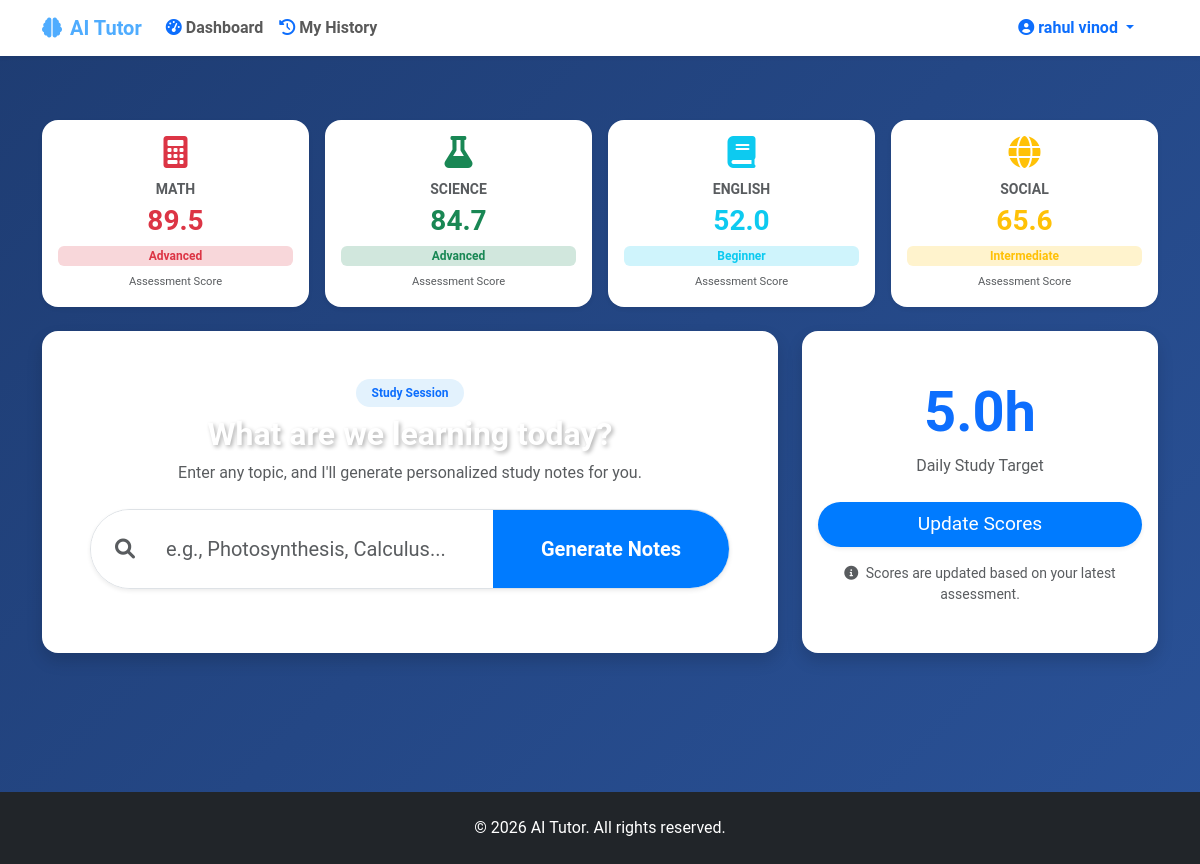
/ (signed in), run on the app's committed database.
### app.py (models this page shows)
class User(UserMixin, db.Model):
    id = db.Column(db.Integer, primary_key=True)
    username = db.Column(db.String(150), unique=True, nullable=False)
    password = db.Column(db.String(150), nullable=False)
    age = db.Column(db.Integer)
    gender = db.Column(db.String(20))
    grade = db.Column(db.Integer)
    parent_occupation = db.Column(db.String(100))

class Assessment(db.Model):
    id = db.Column(db.Integer, primary_key=True)
    user_id = db.Column(db.Integer, db.ForeignKey('user.id'), nullable=False)
    study_time = db.Column(db.Float, nullable=False)
    math_score = db.Column(db.Float, nullable=False)
    science_score = db.Column(db.Float, nullable=False)
    english_score = db.Column(db.Float, nullable=False)
    social_score = db.Column(db.Float, nullable=False)
    raw_math_score = db.Column(db.Float, nullable=True)
    raw_science_score = db.Column(db.Float, nullable=True)
    raw_english_score = db.Column(db.Float, nullable=True)
    raw_social_score = db.Column(db.Float, nullable=True)
    timestamp = db.Column(db.DateTime, default=datetime.utcnow)

### app.py (the view)
@app.route('/')
def index():
    if current_user.is_authenticated:
        latest = Assessment.query.filter_by(user_id=current_user.id).order_by(Assessment.timestamp.desc()).first()
        return render_template('index.html', latest=latest)
    return render_template('index.html')

### app.py (called while the page is built)
@login_manager.user_loader
def load_user(user_id):
    return User.query.get(int(user_id))

### templates/index.html (shortened to what this page needs)
{% extends "base.html" %}
{% block content %}
<div class="container py-5">
    {% if current_user.is_authenticated %}
    {% if not latest %}
    <div class="row justify-content-center text-center py-5">
        <div class="col-md-8">
            <div class="display-4 fw-bold text-primary mb-3">Welcome, {{ current_user.username }}!</div>
            <p class="lead text-muted mb-4">You're just one step away from personalized learning. Complete your first
                proficiency setup to unlock AI-powered study sessions.</p>
            <div class="card shadow-sm border-0 rounded-4 p-5 bg-white">
                <i class="fas fa-rocket fa-4x text-primary mb-4"></i>
                <h3>Ready to start?</h3>
                <p class="text-secondary">Input your current scores so we can tailor notes to your specific level.</p>
                <div class="d-grid gap-2 col-6 mx-auto mt-3">
                    <a href="{{ url_for('update_stats') }}" class="btn btn-primary btn-lg rounded-pill shadow">Get
                        Started</a>
                </div>
            </div>
        </div>
    </div>
    {% else %}
    <div class="row g-3 mb-4">
        {% set scores = [
        {'name': 'Math', 'score': latest.math_score, 'color': 'danger', 'icon': 'calculator'},
        {'name': 'Science', 'score': latest.science_score, 'color': 'success', 'icon': 'flask'},
        {'name': 'English', 'score': latest.english_score, 'color': 'info', 'icon': 'book'},
        {'name': 'Social', 'score': latest.social_score, 'color': 'warning', 'icon': 'globe'}
        ] %}
        {% for sub in scores %}
        <div class="col-md-3">
            <div class="card shadow-sm border-0 rounded-4 text-center p-3 bg-white h-100">
                <div class="text-{{ sub.color }} mb-2">
                    <i class="fas fa-{{ sub.icon }} fa-2x"></i>
                </div>
                <div class="small fw-bold text-muted text-uppercase mb-1">{{ sub.name }}</div>
                <div class="h3 fw-bold text-{{ sub.color }} mb-0">{{ sub.score|round(1) }}</div>
                {% set subject_level = 'Advanced' if sub.score >= 80 else ('Intermediate' if sub.score >= 60 else 'Beginner') %}
                <div class="badge bg-{{ sub.color }}-subtle text-{{ sub.color }} mt-2 mb-1">{{ subject_level }}</div>
                <div style="font-size: 0.7rem;" class="text-muted mt-1">Assessment Score</div>
            </div>
        </div>
        {% endfor %}
    </div>
    <div class="row g-4">
        <div class="col-lg-8">
            <div class="card shadow border-0 rounded-4 bg-white">
                <div class="card-body p-4 p-md-5 text-center">
                    <div class="mb-4">
                        <span class="badge bg-primary-subtle text-primary px-3 py-2 rounded-pill mb-2">Study
                            Session</span>
                        <h2 class="fw-bold">What are we learning today?</h2>
                        <p class="text-muted">Enter any topic, and I'll generate personalized study notes for you.</p>
                    </div>
                    <form action="{{ url_for('study') }}" method="POST" class="mt-2">
                        <div class="input-group input-group-lg mb-3 shadow-sm rounded-pill overflow-hidden border">
                            <span class="input-group-text bg-white border-0 ps-4"><i
                                    class="fas fa-search text-muted"></i></span>
                            <input type="text" name="topic" class="form-control border-0 py-4"
                                placeholder="e.g., Photosynthesis, Calculus..." required>
                            <button class="btn btn-primary px-5 fw-bold" type="submit">Generate Notes</button>
                        </div>
                    </form>
                </div>
            </div>
        </div>
        <div class="col-lg-4">
            <div class="card shadow border-0 rounded-4 bg-white h-100">
                <div class="card-body text-center d-flex flex-column justify-content-center">
                    <div class="display-4 fw-bold text-primary mb-2">{{ latest.study_time }}h</div>
                    <div class="text-muted mb-4">Daily Study Target</div>
                    <a href="{{ url_for('update_stats') }}" class="btn btn-primary rounded-pill shadow-sm py-2">Update
                        Scores</a>
                    <div class="mt-3 small text-muted">
                        <i class="fas fa-info-circle me-1"></i> Scores are updated based on your latest assessment.
                    </div>
                </div>
            </div>
        </div>
    </div>
    {% endif %}
    {% endif %}
</div>
{% endblock %}

### templates/base.html (shortened to what this page needs)
<!DOCTYPE html>
<html lang="en">
<head>
    <link href="https://cdn.jsdelivr.net/npm/bootstrap@5.3.0/dist/css/bootstrap.min.css" rel="stylesheet">
    <link rel="stylesheet" href="https://cdnjs.cloudflare.com/ajax/libs/font-awesome/6.0.0/css/all.min.css">
    <link rel="stylesheet" href="{{ url_for('static', filename='css/style.css') }}">
</head>
<body>
    <nav class="navbar navbar-expand-lg navbar-light bg-white shadow-sm sticky-top">
        <div class="container">
            <a class="navbar-brand" href="{{ url_for('index') }}">
                <i class="fas fa-brain me-2"></i>AI Tutor
            </a>
                <div class="collapse navbar-collapse" id="navbarNav">
                    <ul class="navbar-nav me-auto">
                        <li class="nav-item">
                            <a class="nav-link fw-bold" href="{{ url_for('index') }}"><i class="fas fa-tachometer-alt me-1 text-primary"></i>Dashboard</a>
                        </li>
                        {% if current_user.is_authenticated %}
                        <li class="nav-item">
                            <a class="nav-link fw-bold" href="{{ url_for('profile') }}"><i class="fas fa-history me-1 text-primary"></i>My History</a>
                        </li>
                        {% endif %}
                    </ul>
                    <ul class="navbar-nav ms-auto">
                        {% if current_user.is_authenticated %}
                        <li class="nav-item dropdown">
                            <a class="nav-link dropdown-toggle btn btn-light rounded-pill px-4 text-primary fw-bold" href="#" id="userDropdown" role="button" data-bs-toggle="dropdown">
                                <i class="fas fa-user-circle me-1"></i>{{ current_user.username }}
                            </a>
                        </li>
                        {% endif %}
                    </ul>
                </div>
        </div>
    </nav>
    <div class="main-wrapper">
        {% block content %}{% endblock %}
    </div>
    <footer class="bg-dark text-white text-center py-4 mt-5">
        <div class="container">
            <p class="mb-0">&copy; 2026 AI Tutor. All rights reserved.</p>
        </div>
    </footer>
</body>
</html>

### static/css/style.css (style rules this page uses)
body { font-family: 'Roboto', sans-serif; background: linear-gradient(135deg, #1e3c72 0%, #2a5298 100%); color: #333; min-height: 100vh; }
h1, h2 { font-weight: 700; color: #fff; text-shadow: 2px 2px 4px rgba(0, 0, 0, 0.3); }
.btn-primary { background-color: #007bff; border: none; padding: 10px 30px; font-size: 1.2rem; transition: background-color 0.3s ease; }
.form-control, .form-select { border-radius: 8px; border: 1px solid #ced4da; padding: 10px; }

### templates/base.html (style rules this page uses)
.navbar { z-index: 1050; }
.navbar-brand { font-weight: 700; color: #4facfe !important; }
.nav-link { font-weight: 500; }
.main-wrapper { min-height: calc(100vh - 56px - 72px); }

### templates/index.html (style rules this page uses)
.bg-primary-subtle { background-color: #e3f2fd !important; }

### data on the page
User: username "rahul vinod"
Assessment: name "MATH", score "89.5", subject_level "Advanced", name "SCIENCE", score "84.7", name "ENGLISH", score "52.0", subject_level "Beginner", name "SOCIAL", score "65.6", subject_level "Intermediate", study_time "5.0"
